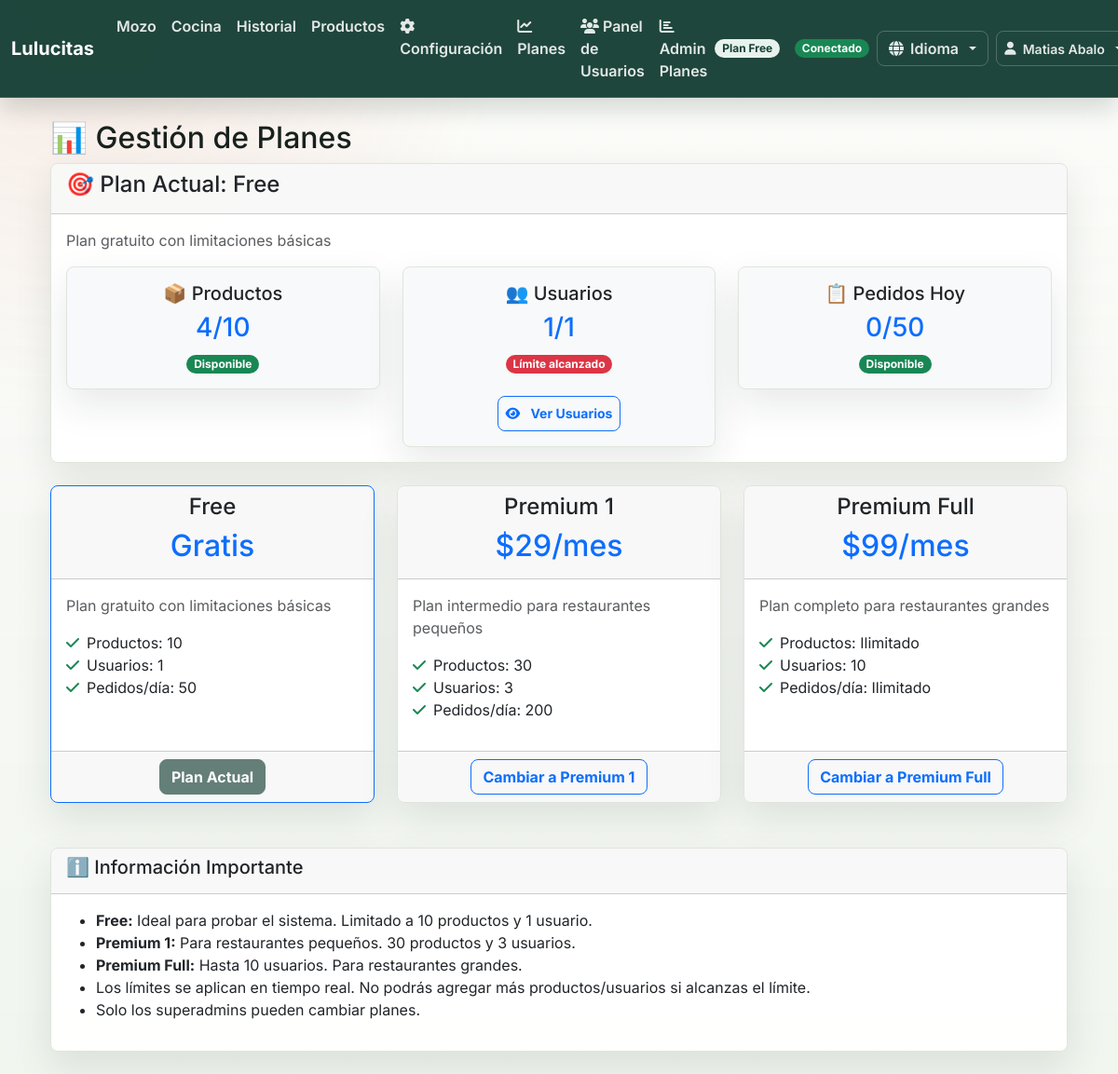
The page /auth/planes (signed in) on the database its author committed.
### models.py (models this page shows, shortened)
class Restaurante(db.Model):
    id = db.Column(db.Integer, primary_key=True)
    nombre = db.Column(db.String(100), nullable=False)
    slug = db.Column(db.String(50), unique=True, nullable=False)
    direccion = db.Column(db.String(200))
    telefono = db.Column(db.String(20))
    email_contacto = db.Column(db.String(120))
    moneda = db.Column(db.String(10), default="$")
    zona_horaria = db.Column(db.String(50), default="America/Argentina/Buenos_Aires")
    plan = db.Column(db.String(20), default="free")
    fecha_creacion = db.Column(db.DateTime, default=datetime.now)
    activo = db.Column(db.Boolean, default=True)
    api_key = db.Column(db.String(64), unique=True)
    def get_plan_limits(self):
        limits = {
            'free': {
                'productos': 10,
                'usuarios': 1,
                'pedidos_dia': 50,
                'nombre': 'Free',
                'descripcion': 'Plan gratuito con limitaciones básicas'
            },
            'premium1': {
                'productos': 30,
                'usuarios': 3,
                'pedidos_dia': 200,
                'nombre': 'Premium 1',
                'descripcion': 'Plan intermedio para restaurantes pequeños'
            },
            'premium_full': {
                'productos': -1,  # Sin límite
                'usuarios': 10,   # Máximo 10 usuarios
                'pedidos_dia': -1, # Sin límite
                'nombre': 'Premium Full',
                'descripcion': 'Plan completo para restaurantes grandes'
            }
        }
        return limits.get(self.plan, limits['free'])
    def get_usage_stats(self):
        return {
            'productos': Producto.query.filter_by(restaurante_id=self.id, activo=True).count(),
            'usuarios': Usuario.query.filter_by(restaurante_id=self.id, activo=True).count(),
            'pedidos_hoy': Pedido.query.filter_by(
                restaurante_id=self.id
            ).filter(
                Pedido.fecha >= datetime.now().replace(hour=0, minute=0, second=0, microsecond=0)
            ).count()
        }

class Usuario(UserMixin, db.Model):
    id = db.Column(db.Integer, primary_key=True)
    email = db.Column(db.String(120), unique=True, nullable=False)
    password_hash = db.Column(db.String(128))
    nombre = db.Column(db.String(100), nullable=False)
    es_admin = db.Column(db.Boolean, default=False)
    es_superadmin = db.Column(db.Boolean, default=False)
    activo = db.Column(db.Boolean, default=False)  # por defecto inactivo hasta confirmar email
    confirmado = db.Column(db.Boolean, default=False)
    token_confirmacion = db.Column(db.String(128), nullable=True)
    fecha_creacion = db.Column(db.DateTime, default=datetime.now)
    restaurante_id = db.Column(db.Integer, db.ForeignKey('restaurante.id'), nullable=True)
    restaurante = db.relationship('Restaurante', backref='usuarios')

### auth.py (the view)
@auth_bp.route('/planes')
@login_required
def planes():
    if not current_user.restaurante:
        flash('Usuario sin restaurante asignado', 'error')
        return redirect(url_for('index_redirect'))
    restaurante = current_user.restaurante
    limits = restaurante.get_plan_limits()
    usage = restaurante.get_usage_stats()
    all_plans = {
        'free': {
            'nombre': 'Free',
            'descripcion': 'Plan gratuito con limitaciones básicas',
            'productos': 10,
            'usuarios': 1,
            'pedidos_dia': 50,
            'precio': 'Gratis'
        },
        'premium1': {
            'nombre': 'Premium 1',
            'descripcion': 'Plan intermedio para restaurantes pequeños',
            'productos': 30,
            'usuarios': 3,
            'pedidos_dia': 200,
            'precio': '$29/mes'
        },
        'premium_full': {
            'nombre': 'Premium Full',
            'descripcion': 'Plan completo para restaurantes grandes',
            'productos': 'Ilimitado',
            'usuarios': 10,
            'pedidos_dia': 'Ilimitado',
            'precio': '$99/mes'
        }
    }
    return render_template('auth/planes.html',
                         restaurante=restaurante,
                         limits=limits,
                         usage=usage,
                         all_plans=all_plans)

### app.py (called while the page is built)
def get_locale():
    if 'language' in session:
        return session['language']
    return 'es'  # Idioma por defecto

@login_manager.user_loader
def load_user(user_id):
    try:
        return Usuario.query.get(int(user_id))
    except Exception as e:
        print(f"Error cargando usuario {user_id}: {e}")
        return None

### simple_translations.py (called while the page is built)
def get_translation(text, locale='es'):
    if locale in TRANSLATIONS and text in TRANSLATIONS[locale]:
        return TRANSLATIONS[locale][text]
    return text  # Retorna el texto original si no hay traducción

### templates/auth/planes.html (shortened to what this page needs)
{% extends "base.html" %}
{% block content %}
<div class="container mt-4">
    <h2>📊 {{ _('Gestión de Planes') }}</h2>
    <div class="card mb-4">
        <div class="card-header">
            <h4>🎯 {{ _('Plan Actual:') }} {{ limits.nombre }}</h4>
        </div>
        <div class="card-body">
            <p class="text-muted">{{ limits.descripcion }}</p>
            <div class="row">
                <div class="col-md-4">
                    <div class="card bg-light">
                        <div class="card-body text-center">
                            <h5>📦 {{ _('Productos') }}</h5>
                            <h3 class="text-primary">{{ usage.productos }}/{{ limits.productos if limits.productos != -1 else '∞' }}</h3>
                            {% if limits.productos != -1 and usage.productos >= limits.productos %}
                                <span class="badge bg-danger">{{ _('Límite alcanzado') }}</span>
                            {% else %}
                                <span class="badge bg-success">{{ _('Disponible') }}</span>
                            {% endif %}
                        </div>
                    </div>
                </div>
                <div class="col-md-4">
                    <div class="card bg-light">
                        <div class="card-body text-center">
                            <h5>👥 {{ _('Usuarios') }}</h5>
                            <h3 class="text-primary">{{ usage.usuarios }}/{{ limits.usuarios if limits.usuarios != -1 else '∞' }}</h3>
                            {% if limits.usuarios != -1 and usage.usuarios >= limits.usuarios %}
                                <span class="badge bg-danger">{{ _('Límite alcanzado') }}</span>
                            {% else %}
                                <span class="badge bg-success">{{ _('Disponible') }}</span>
                            {% endif %}
                            <br><br>
                            <a href="{{ url_for('auth.usuarios_restaurante') }}" class="btn btn-outline-primary btn-sm">
                                <i class="fas fa-eye me-1"></i>{{ _('Ver Usuarios') }}
                            </a>
                        </div>
                    </div>
                </div>
                <div class="col-md-4">
                    <div class="card bg-light">
                        <div class="card-body text-center">
                            <h5>📋 {{ _('Pedidos Hoy') }}</h5>
                            <h3 class="text-primary">{{ usage.pedidos_hoy }}/{{ limits.pedidos_dia if limits.pedidos_dia != -1 else '∞' }}</h3>
                            {% if limits.pedidos_dia != -1 and usage.pedidos_hoy >= limits.pedidos_dia %}
                                <span class="badge bg-danger">{{ _('Límite alcanzado') }}</span>
                            {% else %}
                                <span class="badge bg-success">{{ _('Disponible') }}</span>
                            {% endif %}
                        </div>
                    </div>
                </div>
            </div>
        </div>
    </div>
    <div class="row">
        {% for plan_id, plan in all_plans.items() %}
        <div class="col-md-4 mb-4">
            <div class="card h-100 {% if restaurante.plan == plan_id %}border-primary{% endif %}">
                <div class="card-header text-center">
                    <h4>{{ plan.nombre }}</h4>
                    <h2 class="text-primary">{{ plan.precio }}</h2>
                </div>
                <div class="card-body">
                    <p class="text-muted">{{ plan.descripcion }}</p>
                    <ul class="list-unstyled">
                        <li><i class="fas fa-check text-success me-2"></i>{{ _('Productos') }}: {{ plan.productos }}</li>
                        <li><i class="fas fa-check text-success me-2"></i>{{ _('Usuarios') }}: {{ plan.usuarios }}</li>
                        <li><i class="fas fa-check text-success me-2"></i>{{ _('Pedidos/día') }}: {{ plan.pedidos_dia }}</li>
                    </ul>
                </div>
                <div class="card-footer text-center">
                    {% if restaurante.plan == plan_id %}
                        <button class="btn btn-primary" disabled>{{ _('Plan Actual') }}</button>
                    {% elif current_user.es_superadmin %}
                        <a href="{{ url_for('auth.cambiar_plan', plan=plan_id) }}"
                           class="btn btn-outline-primary"
                           onclick="return confirm('¿Estás seguro de cambiar al plan {{ plan.nombre }}?')">
                            {{ _('Cambiar a') }} {{ plan.nombre }}
                        </a>
                    {% else %}
                        <a href="{{ url_for('auth.contacto_plan') }}" class="btn btn-outline-secondary">
                            <i class="fas fa-envelope me-1"></i>{{ _('Solicitar Cambio') }}
                        </a>
                    {% endif %}
                </div>
            </div>
        </div>
        {% endfor %}
    </div>
    <div class="card mt-4">
        <div class="card-header">
            <h5>ℹ️ {{ _('Información Importante') }}</h5>
        </div>
        <div class="card-body">
            <ul>
                <li><strong>Free:</strong> {{ _('Ideal para probar el sistema. Limitado a 10 productos y 1 usuario.') }}</li>
                <li><strong>Premium 1:</strong> {{ _('Para restaurantes pequeños. 30 productos y 3 usuarios.') }}</li>
                <li><strong>Premium Full:</strong> {{ _('Hasta 10 usuarios. Para restaurantes grandes.') }}</li>
                <li>{{ _('Los límites se aplican en tiempo real. No podrás agregar más productos/usuarios si alcanzas el límite.') }}</li>
                <li>{{ _('Solo los superadmins pueden cambiar planes.') }}</li>
            </ul>
        </div>
    </div>
</div>
{% endblock %}

### templates/base.html (shortened to what this page needs)
<!DOCTYPE html>
<html lang="es">
<head>
    <link rel="stylesheet" href="https://cdn.jsdelivr.net/npm/bootstrap@5.3.2/dist/css/bootstrap.min.css">
    <link rel="stylesheet" href="{{ url_for('static', filename='style.css') }}">
</head>
<body class="{% block body_class %}{% endblock %}">
<nav id="main-navbar" class="navbar navbar-expand-lg navbar-verde">
  <div class="container-fluid">
    <a class="navbar-brand fw-bold" href="{{ url_for('index_redirect') }}">
      {% if current_restaurante %}{{ current_restaurante.nombre }}{% else %}Resto App{% endif %}
    </a>
    <div class="collapse navbar-collapse" id="navbarMain">
      {% if current_user.is_authenticated %}
      <ul class="navbar-nav me-auto mb-2 mb-lg-0">
        <li class="nav-item"><a class="nav-link" href="{{ url_for('index_redirect') }}">{{ _('Mozo') }}</a></li>
        <li class="nav-item"><a class="nav-link" href="{{ url_for('cocina') }}">{{ _('Cocina') }}</a></li>
        <li class="nav-item"><a class="nav-link" href="{{ url_for('historial') }}">{{ _('Historial') }}</a></li>
        <li class="nav-item"><a class="nav-link" href="{{ url_for('productos') }}">{{ _('Productos') }}</a></li>
        <li class="nav-item">
          <a class="nav-link" href="{{ url_for('auth.configuracion') }}">
            <i class="fas fa-cog"></i> {{ _('Configuración') }}
          </a>
        </li>
        <li class="nav-item">
          <a class="nav-link" href="{{ url_for('auth.planes') }}">
            <i class="fas fa-chart-line"></i> {{ _('Planes') }}
          </a>
        </li>
        {% if current_user.es_superadmin %}
        <li class="nav-item">
          <a class="nav-link" href="{{ url_for('auth.admin_usuarios') }}">
            <i class="fas fa-users"></i> {{ _('Panel de Usuarios') }}
          </a>
        </li>
        <li class="nav-item">
          <a class="nav-link" href="{{ url_for('auth.admin_planes') }}">
            <i class="fas fa-chart-bar"></i> {{ _('Admin Planes') }}
          </a>
        </li>
        {% endif %}
      </ul>
      <span class="badge bg-info me-3">{{ _('Plan') }} {{ current_restaurante.plan|title }}</span>
      <div class="d-flex align-items-center gap-2">
        <span id="pwa-status" class="badge bg-secondary">{{ _('Conectado') }}</span>
        <div class="dropdown">
          <button class="btn btn-outline-light dropdown-toggle" type="button" data-bs-toggle="dropdown" title="{{ _('Cambiar idioma') }}">
            <i class="fas fa-globe"></i> {{ _('Idioma') }}
          </button>
        </div>
        <div class="dropdown">
          <button class="btn btn-outline-light dropdown-toggle btn-sm" type="button" data-bs-toggle="dropdown">
            <i class="fas fa-user"></i> {{ current_user.nombre }}
          </button>
        </div>
      </div>
      {% endif %}
    </div>
  </div>
</nav>
<main id="main-content" class="{% block main_class %}container my-4{% endblock %}">
  {% block content %}{% endblock %}
</main>
</body>
</html>

### static/style.css (style rules this page uses)
:root { --bg: #f7f8f4; --surface: #ffffff; --surface-soft: #f1f4ec; --ink: #18211d; --muted: #67716b; --line: #dfe5dc; --primary: #163f35; --primary-2: #21624f; --accent: #d84f32; --amber: #d69b2d; --success: #2f7d50; --danger: #9f2f2f; --shadow: 0 16px 40px rgba(21, 42, 34, .10); --radius: 8px; }
* { box-sizing: border-box; }
html { min-height: 100%; }
body { min-height: 100vh; margin: 0; background: radial-gradient(circle at 8% 0%, rgba(216, 79, 50, .10), transparent 28rem), linear-gradient(180deg, rgba(251, 252, 248, .78) 0%, rgba(247, 248, 244, .84) 42%, rgba(238, 244, 236, .86) 100%), url("/static/hero-food-bg.png") center / cover fixed no-repeat; color: var(--ink); font-family: "Inter", Arial, sans-serif; letter-spacing: 0; }
a { color: var(--primary-2); text-decoration: none; }
.navbar-verde { background: rgba(22, 63, 53, .96); border-bottom: 1px solid rgba(255, 255, 255, .12); box-shadow: 0 12px 24px rgba(14, 35, 28, .16); backdrop-filter: blur(12px); }
.navbar-verde .navbar-brand { color: #fff !important; font-weight: 800; letter-spacing: 0; }
.navbar-verde .navbar-nav .nav-link, .navbar-verde .dropdown-toggle, .navbar-verde .btn-outline-light { color: rgba(255, 255, 255, .88) !important; border-color: rgba(255, 255, 255, .22); font-weight: 600; }
.btn { border-radius: var(--radius); font-weight: 700; letter-spacing: 0; min-height: 38px; display: inline-flex; align-items: center; justify-content: center; gap: .45rem; }
.btn-primary, .btn-primary:active, .btn-primary:focus { background: var(--primary) !important; border-color: var(--primary) !important; color: #fff !important; }
.badge { border-radius: 999px; font-weight: 700; }
.badge.bg-info { background: #e8f2ed !important; color: var(--primary) !important; }
.surface, .card, .modal-content { background: rgba(255, 255, 255, .94); border: 1px solid var(--line); border-radius: var(--radius); box-shadow: var(--shadow); backdrop-filter: blur(10px); }
.card { overflow: hidden; }

### rows shown on the page
Restaurante: nombre "Lulucitas", plan "Free", nombre "Free", precio "Gratis", descripcion "Plan gratuito con limitaciones básicas", productos "10", usuarios "1", pedidos_dia "50"
Usuario: nombre "Matias Abalo"

### other values the page prints
{{ limits.descripcion }} "Plan gratuito con limitaciones básicas"
{{ usage.productos }} "4"
{{ limits.productos if limits.productos != -1 else '∞' }} "10"
{{ usage.usuarios }} "1"
{{ limits.usuarios if limits.usuarios != -1 else '∞' }} "1"
{{ usage.pedidos_hoy }} "0"
{{ limits.pedidos_dia if limits.pedidos_dia != -1 else '∞' }} "50"
{{ plan.nombre }} "Premium 1" "Premium Full"
{{ plan.precio }} "$29/mes" "$99/mes"
{{ plan.descripcion }} "Plan intermedio para restaurantes pequeños" "Plan completo para restaurantes grandes"
{{ plan.productos }} "30" "Ilimitado"
{{ plan.usuarios }} "3" "10"
{{ plan.pedidos_dia }} "200" "Ilimitado"
